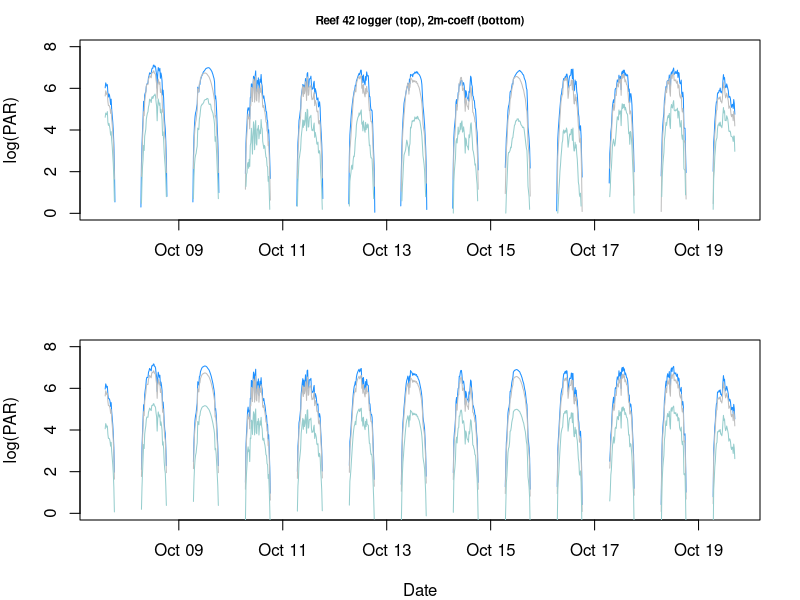
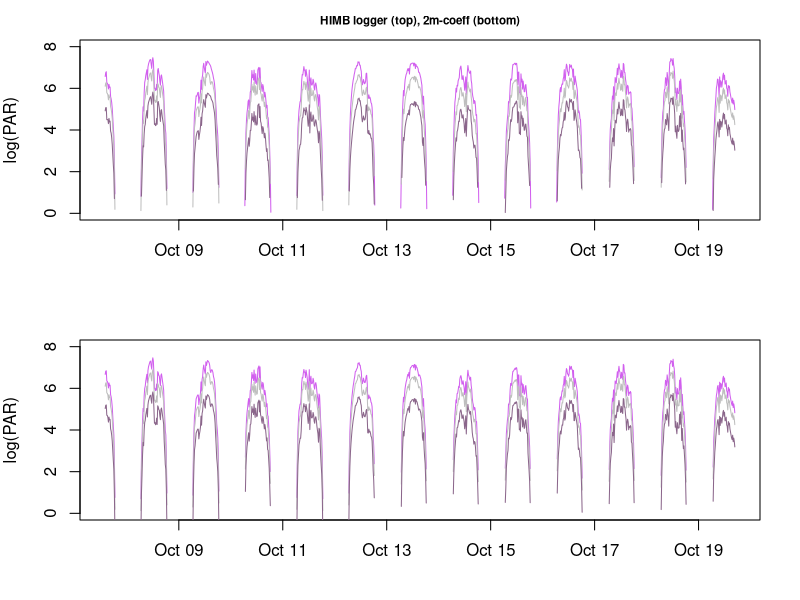
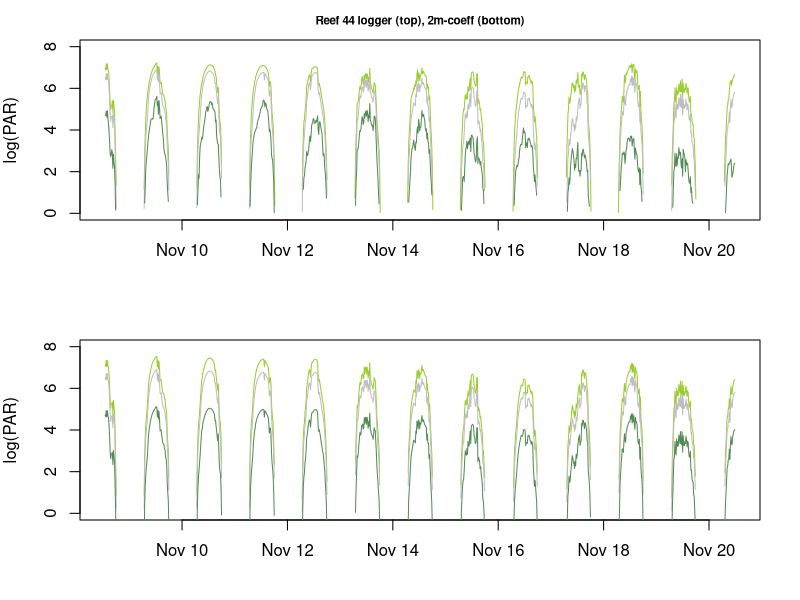
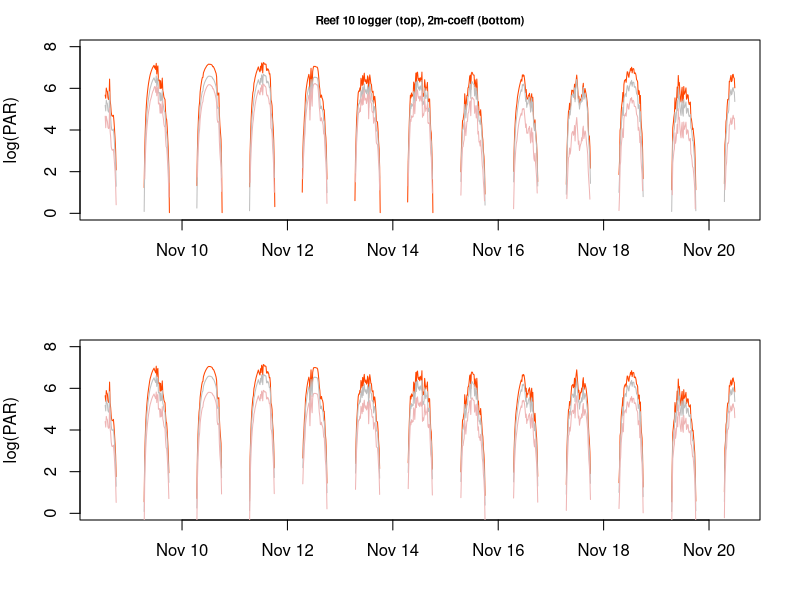
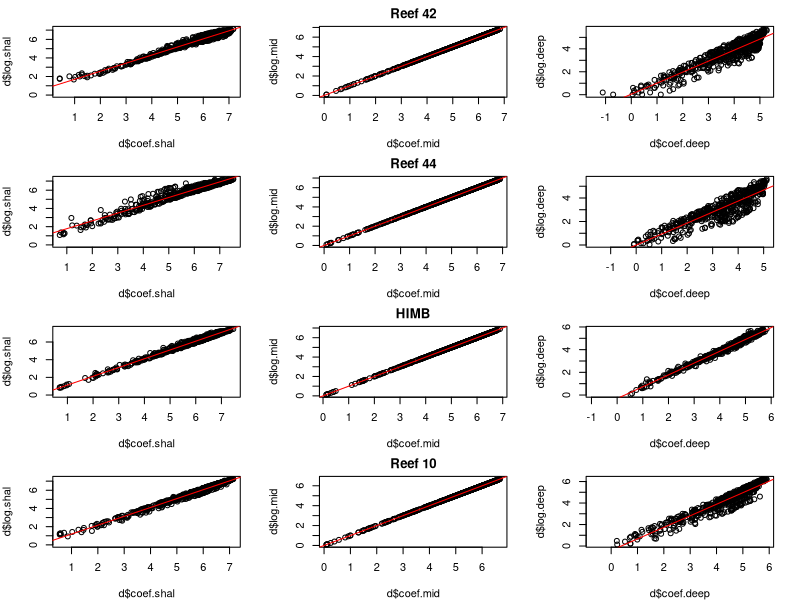

Write the R code that produced these figures, in order. (Note: this script raises an error after producing the figures.)
# light attenuation with Depth as FACTOR to show light among depth zones
# this script will take the light at 2m and determine offsets at defined depth (<1m and 8m) based on loggers
# non-linear models are run and observed-expected are graphed
# a comparison of real and modeled data are also graphed to ensure agreement
# finally, a figure is made to show light environments at 3 depth environments for each site


####################################################
####################################################
### Light attenuation  October deployment ##########
####################################################
####################################################

# using October deployment at 3 depths

df<-read.csv("data/environmental/temp and light/Field.allPAR.Oct2016.csv")
df<-df[ , -which(names(df) %in% c("X","Rf44.shallow", "Rf44.mid"))] # remove R44 w/o 3 levels
df$timestamp<-as.POSIXct(df$timestamp)
df[df<=1] <- NA # remove low values to get day only

Oct.PAR<-df
colnames(Oct.PAR)[2:7]<-"PAR" # change all light columns to read "PAR" this is for rbind later

Rf42.shall<-Oct.PAR[1:2] #only time and PAR
Rf42.shall$Site<-as.factor("Rf42") # make site level
Rf42.shall$Depth<-3*0.3048 # logger at 3 ft, convert to --> meters
Rf42.mid<-Oct.PAR[, c(1,3)]; Rf42.mid$Site<-as.factor("Rf42"); Rf42.mid$Depth<-8*0.3048 # logger at 8 ft 
Rf42.deep<-Oct.PAR[, c(1,4)]; Rf42.deep$Site<-as.factor("Rf42"); Rf42.deep$Depth<-27*0.3048 # logger at 27 ft

HIMB.shall<-Oct.PAR[, c(1,5)]; HIMB.shall$Site<-as.factor("HIMB"); HIMB.shall$Depth<-1*0.3048 # logger at 1 ft
HIMB.mid<-Oct.PAR[, c(1,6)]; HIMB.mid$Site<-as.factor("HIMB"); HIMB.mid$Depth<-6*0.3048 # logger at 6 ft
HIMB.deep<-Oct.PAR[, c(1,7)]; HIMB.deep$Site<-as.factor("HIMB"); HIMB.deep$Depth<-25*0.3048 # logger at 25 ft

PAR.df<-rbind(Rf42.shall, Rf42.mid, Rf42.deep, HIMB.shall, HIMB.mid, HIMB.deep)

# Break up into each reef
#####
PAR.Rf42<-PAR.df[(PAR.df$Site=="Rf42"),] # just Rf42
PAR.Rf42$Depth<-as.factor(PAR.Rf42$Depth) # depth as factor
PAR.Rf42$Depth <- factor(PAR.Rf42$Depth, levels = c("2.4384", "0.9144", "8.2296"))
PAR.Rf42$log.PAR<-log(PAR.Rf42$PAR)

mod<-lm(log.PAR~Depth, data=PAR.Rf42, na.action=na.exclude) # Rf42 dataframe with Depth as a factor
summary(mod)$coefficients # coefficients
Rf42.coeffs<-c(coef(mod)["(Intercept)"], coef(mod)[2], coef(mod)[3])

shal<-Rf42.coeffs[2]; mid<-Rf42.coeffs[1]; deep<-Rf42.coeffs[3]

####
####
# make new dataframes for Sites
Rf42.df<-df[1:4] 

####
# making some log data
Rf42.df$log.shal<-log(Rf42.df$Rf42.shallow)
Rf42.df$log.mid<-log(Rf42.df$Rf42.mid)
Rf42.df$log.deep<-log(Rf42.df$Rf42.deep)

# making some log data using coefficients
Rf42.df$coef.shal<-Rf42.df$log.mid + shal
Rf42.df$coef.mid<-Rf42.df$log.mid
Rf42.df$coef.deep<-Rf42.df$log.mid + deep

##################
##### Figure #####
# how does data compare?

##### plot log data collected at each site
par(mfrow=c(2,1), mar=c(4,4,2,2))
plot(y=Rf42.df$log.shal, x=Rf42.df$timestamp, type="l", col="dodgerblue", 
     main="Reef 42 logger (top), 2m-coeff (bottom)", cex.main=0.7, 
     ylab="log(PAR)", xlab="", ylim=c(0,8))
par(new=T)
with(Rf42.df, lines(y=Rf42.df$log.mid, x=Rf42.df$timestamp, type="l", col="gray"))
par(new=T)
with(Rf42.df, lines(y=Rf42.df$log.deep, x=Rf42.df$timestamp, type="l", col="paleturquoise3"))

##### plot of modeled 1m and 8m using <1m model coeffs. 
plot(y=Rf42.df$coef.shal, x=Rf42.df$timestamp, type="l", col="dodgerblue", ylab="log(PAR)", 
     xlab="Date", ylim=c(0,8))
par(new=T)
with(Rf42.df, lines(y=Rf42.df$coef.mid, x=Rf42.df$timestamp, type="l", col="gray"))
par(new=T)
with(Rf42.df, lines(y=Rf42.df$coef.deep, x=Rf42.df$timestamp, type="l", col="paleturquoise3"))
legend("top", lty=1, col=c("dodgerblue", "gray", "paleturquoise3"), legend=c("<1m", "2m", "8m"), 
       lwd=2, bty="n", inset=c(0, -0.5), seg.len=1, cex=1.1, xpd=TRUE, horiz=TRUE)


################################ 
########### HIMB ############### 
PAR.HIMB<-PAR.df[(PAR.df$Site=="HIMB"),] # just HIMB
PAR.HIMB$Depth<-as.factor(PAR.HIMB$Depth) # depth as factor
PAR.HIMB$Depth <- factor(PAR.HIMB$Depth, levels = c("1.8288", "0.3048", "7.62"))

mod<-lm(log(PAR)~Depth, data=PAR.HIMB, na.action=na.exclude) # HIMB dataframe with Depth as a factor
summary(mod)$coefficients # coefficients
HIMB.coeffs<-c(coef(mod)["(Intercept)"], coef(mod)[2], coef(mod)[3])
shal<-HIMB.coeffs[2]; mid<-HIMB.coeffs[1]; deep<-HIMB.coeffs[3]

####
####
# make new dataframes for Sites
HIMB.df<-df[, c(1,5:7)]; 
HIMB.df[HIMB.df<=1] <- NA # remove leftover values that remain low independently

####
# making some log data
HIMB.df$log.shal<-log(HIMB.df$HIMB.shallow)
HIMB.df$log.mid<-log(HIMB.df$HIMB.mid)
HIMB.df$log.deep<-log(HIMB.df$HIMB.deep)

# making some log data using coefficients
HIMB.df$coef.shal<-HIMB.df$log.mid + shal
HIMB.df$coef.mid<-HIMB.df$log.mid 
HIMB.df$coef.deep<-HIMB.df$log.mid + deep


##################
##### Figure #####

# plot log data
par(mfrow=c(2,1), mar=c(4,4,2,2))
plot(y=HIMB.df$log.shal, x=HIMB.df$timestamp, type="l", col="mediumorchid2", 
     main="HIMB logger (top), 2m-coeff (bottom)", cex.main=0.7, ylab="log(PAR)", 
     xlab="", ylim=c(0,8))
par(new=T)
with(HIMB.df, lines(y=HIMB.df$log.mid, x=HIMB.df$timestamp, type="l", col="gray"))
par(new=T)
with(HIMB.df, lines(y=HIMB.df$log.deep, x=HIMB.df$timestamp, type="l", col="plum4"))

# plot of modeled 1m and 8m using <2m model coeffs. 
plot(y=HIMB.df$coef.shal, x=HIMB.df$timestamp, type="l", col="mediumorchid2", 
     cex.main=0.7, ylab="log(PAR)", xlab="", ylim=c(0,8))
par(new=T)
with(HIMB.df, lines(y=HIMB.df$coef.mid, x=HIMB.df$timestamp, type="l", col="gray"))
par(new=T)
with(HIMB.df, lines(y=HIMB.df$coef.deep, x=HIMB.df$timestamp, type="l", col="plum4"))
legend("top", lty=1, col=c("mediumorchid2", "gray", "plum4"), legend=c("<1m", "2m", "8m"), 
       lwd=2, bty="n", inset=c(0, -0.5), seg.len=1, cex=1.1, xpd=TRUE, horiz=TRUE)



####################################################
####################################################
### Light attenuation  November deployment #########
####################################################
####################################################

# using November deployment at 3 depths

df<-read.csv("data/environmental/temp and light/Field.allPAR.Nov2016.csv"); df<-df[-1]
df$timestamp<-as.POSIXct(df$timestamp)
df[df<=1] <- NA # remove low values to get day only

Nov.PAR<-df
colnames(Nov.PAR)[2:7]<-"PAR" # change all light columns to read "PAR" this is for rbind later

Rf44.shall<-Nov.PAR[1:2] #only time and PAR
Rf44.shall$Site<-as.factor("Rf44") # make site level
Rf44.shall$Depth<-1*0.3048 # logger at 1 ft, convert to --> meters
Rf44.mid<-Nov.PAR[, c(1,3)]; Rf44.mid$Site<-as.factor("Rf44"); Rf44.mid$Depth<-6*0.3048 # logger at 6 ft 
Rf44.deep<-Nov.PAR[, c(1,4)]; Rf44.deep$Site<-as.factor("Rf44"); Rf44.deep$Depth<-25*0.3048 # logger at 25 ft

Rf10.shall<-Nov.PAR[, c(1,5)]; Rf10.shall$Site<-as.factor("Rf10"); Rf10.shall$Depth<-2*0.3048 # logger at 2 ft
Rf10.mid<-Nov.PAR[, c(1,6)]; Rf10.mid$Site<-as.factor("Rf10"); Rf10.mid$Depth<-6*0.3048 # logger at 6 ft
Rf10.deep<-Nov.PAR[, c(1,7)]; Rf10.deep$Site<-as.factor("Rf10"); Rf10.deep$Depth<-26*0.3048 # logger at 26 ft

# bind together
PAR.df<-rbind(Rf44.shall, Rf44.mid, Rf44.deep, Rf10.shall, Rf10.mid, Rf10.deep)

# Break up into each reef
#####
PAR.Rf44<-PAR.df[(PAR.df$Site=="Rf44"),] # just Rf44
PAR.Rf44$Depth<-as.factor(PAR.Rf44$Depth) # depth as factor
PAR.Rf44$Depth <- factor(PAR.Rf44$Depth, levels = c("1.8288", "0.3048", "7.62"))
PAR.Rf44$log.PAR<-log(PAR.Rf44$PAR)

mod<-lm(log.PAR~Depth, data=PAR.Rf44, na.action=na.exclude) # R44 dataframe with Depth as a factor
summary(mod)$coefficients # coefficients
Rf44.coeffs<-c(coef(mod)["(Intercept)"], coef(mod)[2], coef(mod)[3])
shal<-Rf44.coeffs[2]; mid<-Rf44.coeffs[1]; deep<-Rf44.coeffs[3]

####
####
# make new dataframes for Sites
Rf44.df<-df[1:4] 

####
# making some log data
Rf44.df$log.shal<-log(Rf44.df$Rf44.shallow)
Rf44.df$log.mid<-log(Rf44.df$Rf44.mid)
Rf44.df$log.deep<-log(Rf44.df$Rf44.deep)

# making some log data using coefficients
Rf44.df$coef.shal<-Rf44.df$log.mid + shal
Rf44.df$coef.mid<-Rf44.df$log.mid
Rf44.df$coef.deep<-Rf44.df$log.mid + deep

##################
##### Figure #####
# how does data compare?

##### plot log data collected at each site
par(mfrow=c(2,1), mar=c(4,4,2,2))
plot(y=Rf44.df$log.shal, x=Rf44.df$timestamp, type="l", col="yellowgreen", 
     main="Reef 44 logger (top), 2m-coeff (bottom)", cex.main=0.7, 
     ylab="log(PAR)", xlab="", ylim=c(0,8))
par(new=T)
with(Rf44.df, lines(y=Rf44.df$log.mid, x=Rf44.df$timestamp, type="l", col="gray"))
par(new=T)
with(Rf44.df, lines(y=Rf44.df$log.deep, x=Rf44.df$timestamp, type="l", col="palegreen4"))

##### plot of modeled 2m and 8m using <1m model coeffs. 
plot(y=Rf44.df$coef.shal, x=Rf44.df$timestamp, type="l", col="yellowgreen", ylab="log(PAR)", 
     xlab="", ylim=c(0,8))
par(new=T)
with(Rf44.df, lines(y=Rf44.df$coef.mid, x=Rf44.df$timestamp, type="l", col="gray"))
par(new=T)
with(Rf44.df, lines(y=Rf44.df$coef.deep, x=Rf44.df$timestamp, type="l", col="palegreen4"))
legend("top", lty=1, col=c("yellowgreen", "gray", "palegreen4"), legend=c("<1m", "2m", "8m"), 
       lwd=2, bty="n", inset=c(0, -0.5), seg.len=1, cex=1.1, xpd=TRUE, horiz=TRUE)



###################################
########### Reef 10 ############### 
PAR.Rf10<-PAR.df[(PAR.df$Site=="Rf10"),] # just Rf10
PAR.Rf10$Depth<-as.factor(PAR.Rf10$Depth) # depth as factor
PAR.Rf10$Depth <- factor(PAR.Rf10$Depth, levels = c("1.8288", "0.6096", "7.9248"))

mod<-lm(log(PAR)~Depth, data=PAR.Rf10, na.action=na.exclude) # Rf10 dataframe with Depth as a factor
summary(mod)$coefficients # coefficients
Rf10.coeffs<-c(coef(mod)["(Intercept)"], coef(mod)[2], coef(mod)[3])
shal<-Rf10.coeffs[2]; mid<-Rf10.coeffs[1]; deep<-Rf10.coeffs[3]

####
####
# make new dataframes for Sites
Rf10.df<-df[, c(1,5:7)]

####
# making some log data
Rf10.df$log.shal<-log(Rf10.df$Rf10.shallow)
Rf10.df$log.mid<-log(Rf10.df$Rf10.mid)
Rf10.df$log.deep<-log(Rf10.df$Rf10.deep)

# making some log data using coefficients
Rf10.df$coef.shal<-Rf10.df$log.mid + shal
Rf10.df$coef.mid<-Rf10.df$log.mid
Rf10.df$coef.deep<-Rf10.df$log.mid + deep

##################
##### Figure #####

# plot log data
par(mfrow=c(2,1), mar=c(4,4,2,2))
plot(y=Rf10.df$log.shal, x=Rf10.df$timestamp, type="l", col="orangered", 
     main="Reef 10 logger (top), 2m-coeff (bottom)", cex.main=0.7, ylab="log(PAR)", 
     xlab="", ylim=c(0,8))
par(new=T)
with(Rf10.df, lines(y=Rf10.df$log.mid, x=Rf10.df$timestamp, type="l", col="gray"))
par(new=T)
with(Rf10.df, lines(y=Rf10.df$log.deep, x=Rf10.df$timestamp, type="l", col="rosybrown2"))

# plot of modeled 2m and 8m using <1m model coeffs. 
plot(y=Rf10.df$coef.shal, x=Rf10.df$timestamp, type="l", col="orangered", 
     cex.main=0.7, ylab="log(PAR)", xlab="", ylim=c(0,8))
par(new=T)
with(Rf10.df, lines(y=Rf10.df$coef.mid, x=Rf10.df$timestamp, type="l", col="gray"))
par(new=T)
with(Rf10.df, lines(y=Rf10.df$coef.deep, x=Rf10.df$timestamp, type="l", col="rosybrown2"))
legend("top", lty=1, col=c("orangered", "gray", "rosybrown2"), legend=c("<1m", "2m", "8m"), 
       lwd=2, bty="n", inset=c(0, -0.45), seg.len=1, cex=0.9, xpd=TRUE, horiz=TRUE)


########
# combine all coefficients
all.coefficients<-rbind(Rf42.coeffs, HIMB.coeffs, Rf44.coeffs, Rf10.coeffs)
write.csv(all.coefficients, "data/environmental/light coeffs_factor.csv")

###########

par(mfrow=c(4,3), mar=c(4,4,2,2))
d<-Rf42.df
plot(d$log.shal~d$coef.shal); abline(lm(d$log.shal~d$coef.shal), col="red")
plot(d$log.mid~d$coef.mid, main="Reef 42"); abline(lm(d$log.mid~d$coef.mid), col="red")
plot(d$log.deep~d$coef.deep); abline(lm(d$log.deep~d$coef.deep), col="red")

d<-Rf44.df
plot(d$log.shal~d$coef.shal); abline(lm(d$log.shal~d$coef.shal), col="red")
plot(d$log.mid~d$coef.mid, main="Reef 44"); abline(lm(d$log.mid~d$coef.mid), col="red")
plot(d$log.deep~d$coef.deep); abline(lm(d$log.deep~d$coef.deep), col="red")

d<-HIMB.df
plot(d$log.shal~d$coef.shal); abline(lm(d$log.shal~d$coef.shal), col="red")
plot(d$log.mid~d$coef.mid, main="HIMB"); abline(lm(d$log.mid~d$coef.mid), col="red")
plot(d$log.deep~d$coef.deep); abline(lm(d$log.deep~d$coef.deep), col="red")

d<-Rf10.df
plot(d$log.shal~d$coef.shal); abline(lm(d$log.shal~d$coef.shal), col="red")
plot(d$log.mid~d$coef.mid, main="Reef 10"); abline(lm(d$log.mid~d$coef.mid), col="red")
plot(d$log.deep~d$coef.deep); abline(lm(d$log.deep~d$coef.deep), col="red")

#dev.copy(pdf, "figures/environmental/PAR_coef_ob.ex.factor.pdf", height=6, width=6)
#dev.off()

########### 


#########################
#########################
#########################

##### 
##### all PAR
files <- list.files(path="data/environmental/temp and light/Jun_DecPAR/all PAR", pattern = "csv$", full.names = T)
tables <- lapply(files, read.csv, header = TRUE)
All.PAR<-do.call(rbind, tables)
All.PAR=All.PAR[-1]
All.PAR$timestamp<-as.POSIXct(All.PAR$timestamp) # fix date

# make a date sequence for entire study
all.date.time<-as.data.frame(seq(
  from=as.POSIXct("2016-06-10 00:00:00", tz="HST"),
  to=as.POSIXct("2017-01-12 00:00:00", tz="HST"),
  by="15 min"))  
colnames(all.date.time)[1]<-"timestamp"

# merge the PAR data and the date sequence to make a complete df through time
PAR.3site<-merge(all.date.time, All.PAR, by="timestamp", all.x=T)
R10.par<-read.csv("data/environmental/temp and light/Jun_DecPAR/all PAR/Reef 10/Rf10.PAR.csv")
R10.par<-R10.par[-1]; R10.par$timestamp<-as.POSIXct(R10.par$timestamp)

PAR.4site<-merge(PAR.3site, R10.par, by="timestamp", all.x=T)
PAR.4site$month <- months(as.Date(PAR.4site$timestamp)) # makes a month column
PAR.4site<-PAR.4site[, c(1,6, 2:5)]

# determine monthly mean for PAR during deployments at depth
write.csv(PAR.4site, "data/environmental/temp and light/Jun_DecPAR/All.PAR.csv")


###########
###########
########### 
# read in all PAR data at 2m and model what the 1m and 8m data would look like
df<-PAR.4site # all the instantaneous light data
df[df<=1] <- NA

coeffs<-read.csv("data/environmental/light coeffs.csv") # modeled coefficients
colnames(coeffs)<-c("Site", "Intercept", "shal.coeff", "deep.coeff")

# log transform PAR data to determine light at depth, then reverse transform

## example calcs
# df$log.shal<-df$log.mid - mid.coeff
# df$log.mid<-df$log.mid
# df$log.deep<-df$log.mid - mid.coeff + deep.coeff

df$logRf42.mid<-log(df$Rf42.mid)
df$logRf42.shall<-log(df$Rf42.mid) + coeffs[1,3]
df$logRf42.deep<-log(df$Rf42.mid) + coeffs[1,4]

df$logHIMB.mid<-log(df$HIMB.mid)
df$logHIMB.shall<-log(df$HIMB.mid) + coeffs[2,3]
df$logHIMB.deep<-log(df$HIMB.mid) + coeffs[2,4]

df$logRf44.mid<-log(df$Rf44.mid)
df$logRf44.shall<-log(df$Rf44.mid) + coeffs[3,3]
df$logRf44.deep<-log(df$Rf44.mid) + coeffs[3,4]

df$logRf10.mid<-log(df$Rf10.mid)
df$logRf10.shall<-log(df$Rf10.mid) + coeffs[4,3]
df$logRf10.deep<-log(df$Rf10.mid) + coeffs[4,4]


df$bt.Rf42.mid<-1*exp(df$logRf42.mid)
df$bt.Rf42.shall<-1*exp(df$logRf42.shall)
df$bt.Rf42.deep<-1*exp(df$logRf42.deep)

df$bt.Rf44.mid<-1*exp(df$logRf44.mid)
df$bt.Rf44.shall<-1*exp(df$logRf44.shall)
df$bt.Rf44.deep<-1*exp(df$logRf44.deep)

df$bt.HIMB.mid<-1*exp(df$logHIMB.mid)
df$bt.HIMB.shall<-1*exp(df$logHIMB.shall)
df$bt.HIMB.deep<-1*exp(df$logHIMB.deep)

df$bt.Rf10.mid<-1*exp(df$logRf10.mid)
df$bt.Rf10.shall<-1*exp(df$logRf10.shall)
df$bt.Rf10.deep<-1*exp(df$logRf10.deep)


All.PAR.df<-df[, (names(df) %in% c("timestamp", "month", 
                                   "bt.Rf42.shall", "bt.Rf42.mid", "bt.Rf42.deep",
                                   "bt.Rf44.shall", "bt.Rf44.mid", "bt.Rf44.deep", 
                                   "bt.HIMB.shall", "bt.HIMB.mid", "bt.HIMB.deep",  
                                   "bt.Rf10.shall", "bt.Rf10.mid", "bt.Rf10.deep"))]

colnames(All.PAR.df)<-c("timestamp", "month", 
                        "Rf42.mid", "Rf42.shall", "Rf42.deep",
                        "Rf44.mid", "Rf44.shall", "Rf44.deep", 
                        "HIMB.mid", "HIMB.shall", "HIMB.deep",  
                        "Rf10.mid", "Rf10.shall", "Rf10.deep")


# Plot it!!
# Reef 44
par(mfrow=c(2,2), mar=c(4,5,2,2))

plot(y=All.PAR.df$Rf44.shall, x=All.PAR.df$timestamp, type="l", col="palegreen2", 
     cex.main=0.7, ylab=(expression(paste("PAR"~(mu*mol~photons~m^-2~s^-1), sep="")))
     , xlab="", main="Reef 44", cex.main=1, ylim=c(0, 2400))
par(new=T)
with(All.PAR.df, lines(y=All.PAR.df$Rf44.mid, x=All.PAR.df$timestamp, type="l", col="gray"))
par(new=T)
with(All.PAR.df, lines(y=All.PAR.df$Rf44.deep, x=All.PAR.df$timestamp, type="l", col="palegreen4"))
legend("topright", lty=1, col=c("palegreen2", "gray", "palegreen4"), legend=c("<1m", "2m", "8m"), 
       lwd=2, bty="n", inset=c(-0.15, -0.05), seg.len=0.5, cex=0.9, x.intersp=0.2, y.intersp=0.4)


# Plot it!!
# Reef 42
plot(y=All.PAR.df$Rf42.shall, x=All.PAR.df$timestamp, type="l", col="dodgerblue", 
     cex.main=0.7, ylab=(expression(paste("PAR"~(mu*mol~photons~m^-2~s^-1), sep="")))
     , xlab="", main="Reef 42", cex.main=1, ylim=c(0, 2400))
par(new=T)
with(All.PAR.df, lines(y=All.PAR.df$Rf42.mid, x=All.PAR.df$timestamp, type="l", col="gray"))
par(new=T)
with(All.PAR.df, lines(y=All.PAR.df$Rf42.deep, x=All.PAR.df$timestamp, type="l", col="skyblue"))
legend("topright", lty=1, col=c("dodgerblue", "gray", "skyblue"), legend=c("<1m", "2m", "8m"), 
       lwd=2, bty="n", inset=c(-0.15, -0.05), seg.len=0.5, cex=0.9, x.intersp=0.2, y.intersp=0.4)

# Plot it!!
# Reef 10
plot(y=All.PAR.df$Rf10.shall, x=All.PAR.df$timestamp, type="l", col="orangered", 
     cex.main=0.7, ylab=(expression(paste("PAR"~(mu*mol~photons~m^-2~s^-1), sep="")))
     , xlab="Dates", main="Reef 10", cex.main=1, ylim=c(0, 2400))
par(new=T)
with(All.PAR.df, lines(y=All.PAR.df$Rf10.mid, x=All.PAR.df$timestamp, type="l", col="gray"))
par(new=T)
with(All.PAR.df, lines(y=All.PAR.df$Rf10.deep, x=All.PAR.df$timestamp, type="l", col="lightsalmon3"))
legend("topright", lty=1, col=c("orangered", "gray", "lightsalmon3"), legend=c("<1m", "2m", "8m"), 
       lwd=2, bty="n", inset=c(-0.15, -0.05), seg.len=0.5, cex=0.9, x.intersp=0.2, y.intersp=0.4)

# Plot it!
# HIMB
plot(y=All.PAR.df$HIMB.shall, x=All.PAR.df$timestamp, type="l", col="mediumorchid2", 
     cex.main=0.7, ylab=(expression(paste("PAR"~(mu*mol~photons~m^-2~s^-1), sep="")))
     , xlab="Dates", main="HIMB", cex.main=1, ylim=c(0, 2400))
par(new=T)
with(All.PAR.df, lines(y=All.PAR.df$HIMB.mid, x=All.PAR.df$timestamp, type="l", col="gray"))
par(new=T)
with(All.PAR.df, lines(y=All.PAR.df$HIMB.deep, x=All.PAR.df$timestamp, type="l", col="plum4"))
legend("topright", lty=1, col=c("mediumorchid2", "gray", "rosybrown2"), legend=c("<1m", "2m", "8m"), 
       lwd=2, bty="n", inset=c(-0.15, -0.05), seg.len=0.5, cex=0.9, x.intersp=0.2, y.intersp=0.4)

dev.copy(pdf, "figures/environmental/PAR.all depths.pdf", height=7, width=8)
dev.off()

#######
####### End
#######

